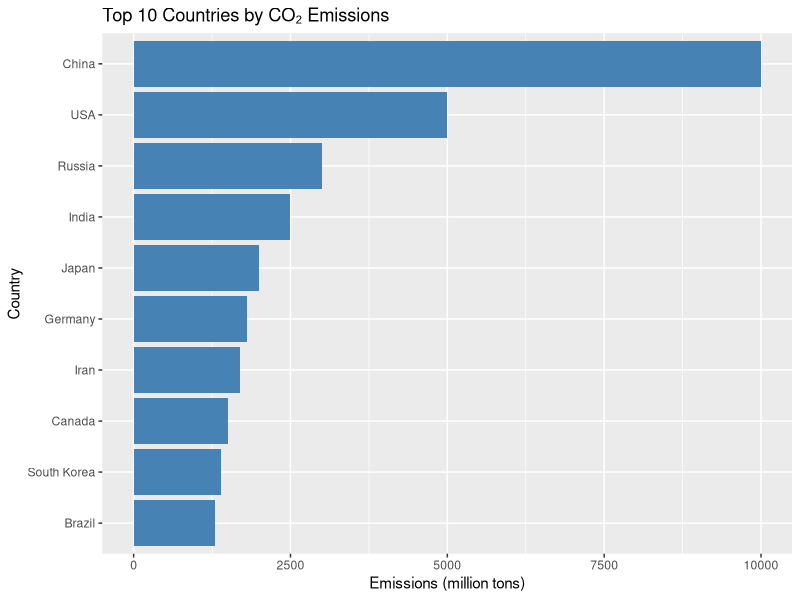
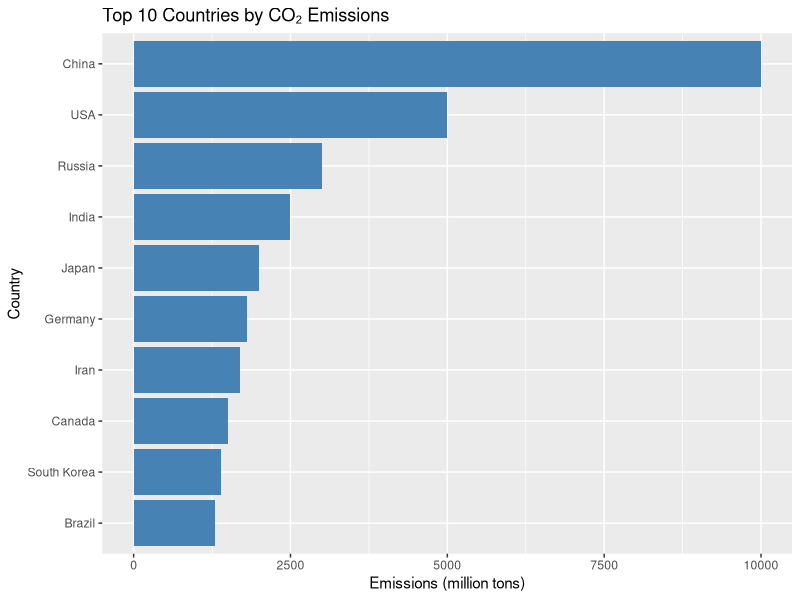

Source code (R) for these figures, in order:
# Load necessary libraries
library(tidyverse)

# Read the data
data <- read.csv("data/emissions.csv")

# Clean data: remove any rows with missing values (not needed here, but good practice)
data_clean <- data %>% drop_na()

# Select the top 10 countries with the highest CO2 emissions
top10 <- data_clean %>% 
  arrange(desc(CO2_Emissions)) %>%
  head(10)

# Create a bar plot
ggplot(top10, aes(x = reorder(Country, CO2_Emissions), y = CO2_Emissions)) +
  geom_bar(stat = "identity", fill = "steelblue") +
  coord_flip() +
  labs(title = "Top 10 Countries by CO₂ Emissions",
       x = "Country", y = "Emissions (million tons)")

# Save the plot
ggsave("plots/emissions_plot.png")
